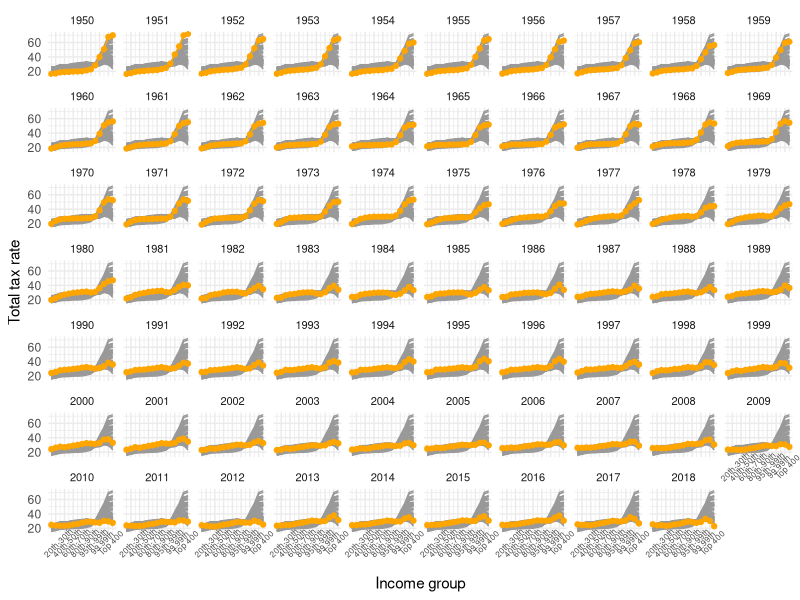

Source code (R):
## Tax data from NYT article

## data scraped from https://www.nytimes.com/interactive/2019/10/06/opinion/income-tax-rate-wealthy.html
## https://gist.github.com/dill/508532714cd58398aaf90a0723efd2fd
# load data scraped from SVG
tax <- readLines("taxdat.dat")


taxy <- c()
for(i in 1:length(tax)){
  tt <- tax[i]
  # split to x,y pairs
  tt <- strsplit(tt, " ")[[1]]
  # remove SVG nonsense
  tt <- sub("M", "", tt)
  tt <- sub("L", "", tt)
  # split the x and y coords
  tt <- strsplit(tt, ",")
  # make them numeric
  tt <- lapply(tt, as.numeric)
  # format to 2 column matrix
  tt <- matrix(unlist(tt), ncol=2, byrow=TRUE)
  tt <- as.data.frame(tt)
  # add column names
  names(tt) <- c("income_group", "total_tax_rate")
  # just code income group as numeric and label later
  tt$income_group <- 1:length(tt$income_group)
  # work out the year
  tt$year <- 1949+i
  # add to the data
  taxy <- rbind.data.frame(taxy, tt)
}

# now need to transform the data

# y axis
# from the article text:
# 1950 top rate was 70%
# 2018 top rate was 23%
# 271 is the height of the figure, currently total_tax_rate is
#  recorded as "distance from the top"
taxy$total_tax_rate <- 271 - taxy$total_tax_rate
top_2018 <- taxy[taxy$year==2018,]$total_tax_rate[15]
top_1950 <- taxy[taxy$year==1950,]$total_tax_rate[15]
scale <- (70-23)/(top_1950-top_2018)

# scale starts at 10, so our final number is
taxy$total_tax_rate <- taxy$total_tax_rate*scale + 10

tax <- taxy

# done save RData
save(tax, file="taxdata.RData")


# duplicate to get the "background" lines
tax2 <- tax
tax2$year2 <- tax2$year
tax2$year <- NULL

# make labels and breaks for plot
xlabs <- c("0-10th", "20th-30th", "40th-50th", "60th-70th", "80th-90th", "95th-99th", "99.99th", "Top 400")
xbr <- seq(0, 14, 2)

# make a goofy plot
library(ggplot2)
p <- ggplot(tax) +
  geom_line(aes(x=income_group, y=total_tax_rate, group=year2), colour="grey60", data=tax2) +
  geom_point(aes(x=income_group, y=total_tax_rate), colour="orange") +
  geom_line(aes(x=income_group, y=total_tax_rate), colour="orange") +
  labs(x="Income group", y="Total tax rate") +
  scale_x_continuous(labels=xlabs, breaks=xbr) +
  theme_minimal() +
  theme(strip.text.x = element_text(size = 8),
        axis.text.x = element_text(size = 6, angle=45)) +
  facet_wrap(~year, ncol=10)
#print(p)
ggsave(p, width=20, height=8, file="plot.pdf")

